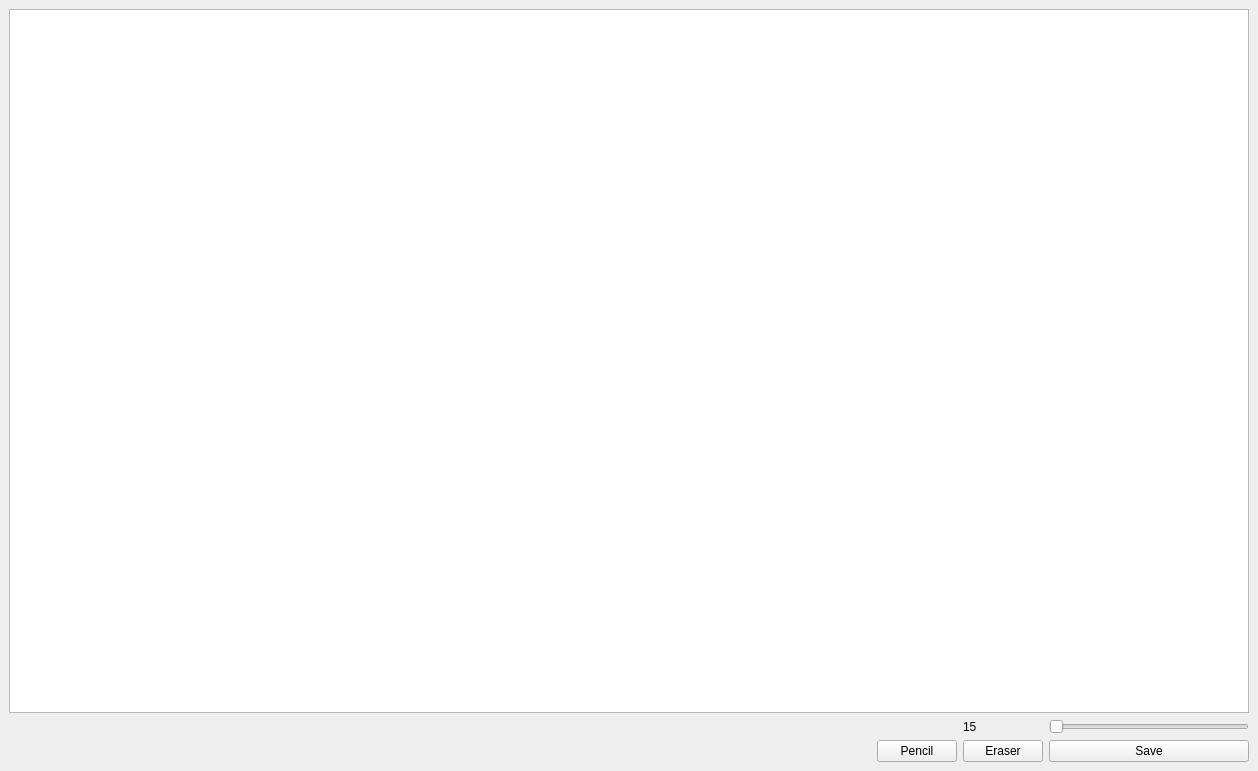
<?xml version="1.0" encoding="UTF-8"?>
<ui version="4.0">
 <class>MaskCreator</class>
 <widget class="QMainWindow" name="MaskCreator">
  <property name="geometry">
   <rect>
    <x>0</x>
    <y>0</y>
    <width>1258</width>
    <height>771</height>
   </rect>
  </property>
  <property name="windowTitle">
   <string>MainWindow</string>
  </property>
  <widget class="QWidget" name="centralwidget">
   <layout class="QGridLayout" name="gridLayout_2">
    <item row="1" column="2">
     <widget class="QLabel" name="brushSize_label">
      <property name="maximumSize">
       <size>
        <width>30</width>
        <height>16777215</height>
       </size>
      </property>
      <property name="text">
       <string>15</string>
      </property>
     </widget>
    </item>
    <item row="1" column="3">
     <widget class="QSlider" name="brushSize_slider">
      <property name="maximumSize">
       <size>
        <width>200</width>
        <height>25</height>
       </size>
      </property>
      <property name="orientation">
       <enum>Qt::Horizontal</enum>
      </property>
     </widget>
    </item>
    <item row="3" column="2">
     <widget class="QPushButton" name="btnEraser">
      <property name="text">
       <string>Eraser</string>
      </property>
     </widget>
    </item>
    <item row="3" column="3">
     <widget class="QPushButton" name="btnSave">
      <property name="text">
       <string>Save</string>
      </property>
     </widget>
    </item>
    <item row="0" column="0" colspan="4">
     <layout class="QGridLayout" name="gridLayout">
      <item row="0" column="1" colspan="4">
       <widget class="QGraphicsView" name="graphicsView"/>
      </item>
     </layout>
    </item>
    <item row="3" column="1">
     <widget class="QPushButton" name="btnPencil">
      <property name="text">
       <string>Pencil</string>
      </property>
     </widget>
    </item>
    <item row="3" column="0">
     <spacer name="horizontalSpacer">
      <property name="orientation">
       <enum>Qt::Horizontal</enum>
      </property>
      <property name="sizeHint" stdset="0">
       <size>
        <width>40</width>
        <height>20</height>
       </size>
      </property>
     </spacer>
    </item>
   </layout>
  </widget>
 </widget>
 <resources/>
 <connections/>
</ui>
